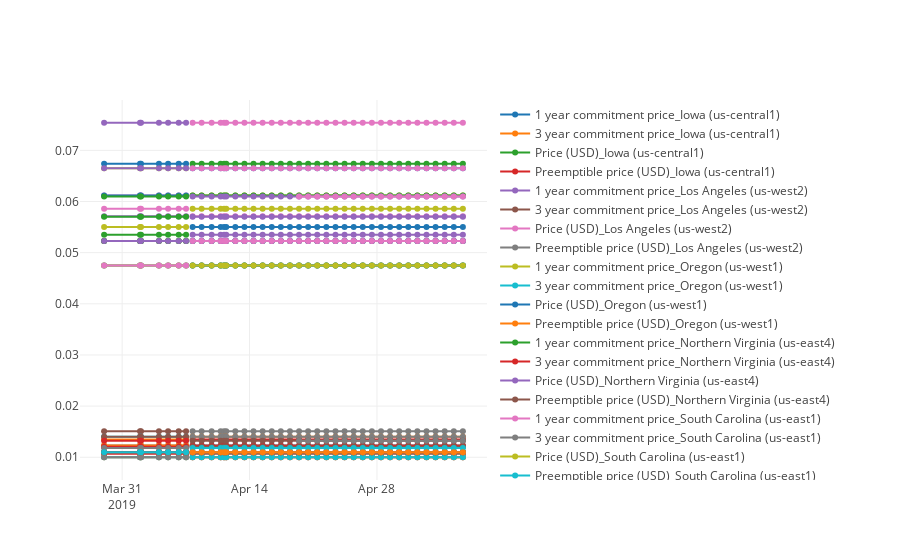

The notebook cell this image was saved under:
### Code cell
## Gerando Graficos
for type_cloud in pricing:
    traces = []
    
    for region in pricing[type_cloud]:
        for price in pricing[type_cloud][region]:
            region_name = price + "_" + region
            dates = pricing[type_cloud][region][price]['t']
            prices = pricing[type_cloud][region][price]['p']
            
            trace = go.Scatter(x=dates, y=prices, mode='markers+lines', name=region_name)
            traces.append(trace)
            
    py.iplot(traces)
